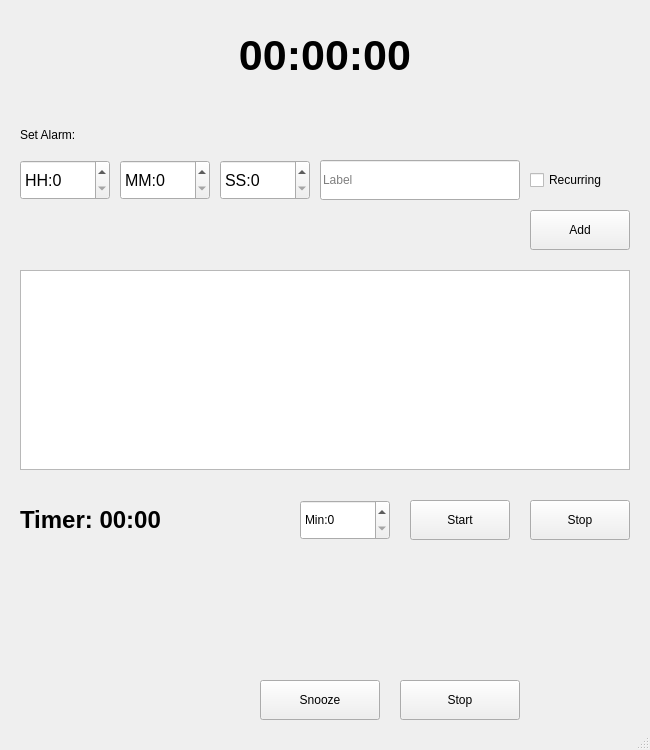
<?xml version="1.0" encoding="UTF-8"?>
<ui version="4.0">
 <class>AlarmClock</class>
 <widget class="QMainWindow" name="AlarmClock">

  <property name="geometry">
   <rect>
    <x>0</x>
    <y>0</y>
    <width>650</width>
    <height>750</height>
   </rect>
  </property>

  <property name="windowTitle">
   <string>Smart Alarm Clock</string>
  </property>

  <widget class="QWidget" name="centralwidget">

   <widget class="QLabel" name="label_currentTime">
    <property name="geometry">
     <rect>
      <x>100</x>
      <y>20</y>
      <width>450</width>
      <height>70</height>
     </rect>
    </property>
    <property name="text">
     <string>00:00:00</string>
    </property>
    <property name="alignment">
     <set>Qt::AlignCenter</set>
    </property>
    <property name="font">
     <font>
      <pointsize>32</pointsize>
      <bold>true</bold>
     </font>
    </property>
   </widget>

   <widget class="QLabel" name="label_clockAlarm">
    <property name="geometry">
     <rect><x>20</x><y>120</y><width>200</width><height>30</height></rect>
    </property>
    <property name="text">
     <string>Set Alarm:</string>
    </property>
   </widget>

   <widget class="QSpinBox" name="spinBox_hour">
    <property name="geometry">
     <rect><x>20</x><y>160</y><width>90</width><height>40</height></rect>
    </property>
    <property name="maximum"><number>23</number></property>
    <property name="prefix"><string>HH:</string></property>
    <property name="font"><font><pointsize>12</pointsize></font></property>
   </widget>

   <widget class="QSpinBox" name="spinBox_minute">
    <property name="geometry">
     <rect><x>120</x><y>160</y><width>90</width><height>40</height></rect>
    </property>
    <property name="maximum"><number>59</number></property>
    <property name="prefix"><string>MM:</string></property>
    <property name="font"><font><pointsize>12</pointsize></font></property>
   </widget>

   <widget class="QSpinBox" name="spinBox_second">
    <property name="geometry">
     <rect><x>220</x><y>160</y><width>90</width><height>40</height></rect>
    </property>
    <property name="maximum"><number>59</number></property>
    <property name="prefix"><string>SS:</string></property>
    <property name="font"><font><pointsize>12</pointsize></font></property>
   </widget>

   <widget class="QLineEdit" name="lineEdit_label">
    <property name="geometry">
     <rect><x>320</x><y>160</y><width>200</width><height>40</height></rect>
    </property>
    <property name="placeholderText">
     <string>Label</string>
    </property>
   </widget>

   <widget class="QCheckBox" name="checkBox_recurring">
    <property name="geometry">
     <rect><x>530</x><y>160</y><width>100</width><height>40</height></rect>
    </property>
    <property name="text"><string>Recurring</string></property>
   </widget>

   <widget class="QPushButton" name="button_addAlarm">
    <property name="geometry">
     <rect><x>530</x><y>210</y><width>100</width><height>40</height></rect>
    </property>
    <property name="text"><string>Add</string></property>
   </widget>

   <!-- Bigger Alarm List -->
   <widget class="QListWidget" name="listWidget_alarms">
    <property name="geometry">
     <rect><x>20</x><y>270</y><width>610</width><height>200</height></rect>
    </property>
   </widget>
   <widget class="QLabel" name="label_timer">
    <property name="geometry">
     <rect><x>20</x><y>500</y><width>250</width><height>40</height></rect>
    </property>
    <property name="text"><string>Timer: 00:00</string></property>
    <property name="font">
     <font><pointsize>18</pointsize><bold>true</bold></font>
    </property>
   </widget>

   <widget class="QSpinBox" name="spinBox_timerMinute">
    <property name="geometry">
     <rect><x>300</x><y>500</y><width>90</width><height>40</height></rect>
    </property>
    <property name="maximum"><number>180</number></property>
    <property name="prefix"><string>Min:</string></property>
   </widget>

   <widget class="QPushButton" name="button_startTimer">
    <property name="geometry">
     <rect><x>410</x><y>500</y><width>100</width><height>40</height></rect>
    </property>
    <property name="text"><string>Start</string></property>
   </widget>

   <widget class="QPushButton" name="button_stopTimer">
    <property name="geometry">
     <rect><x>530</x><y>500</y><width>100</width><height>40</height></rect>
    </property>
    <property name="text"><string>Stop</string></property>
   </widget>


   <widget class="QPushButton" name="button_snooze">
    <property name="geometry">
     <rect><x>260</x><y>680</y><width>120</width><height>40</height></rect>
    </property>
    <property name="text"><string>Snooze</string></property>
    <property name="visible"><bool>false</bool></property>
   </widget>
   <widget class="QPushButton" name="button_stopAlarm">
    <property name="geometry">
     <rect><x>400</x><y>680</y><width>120</width><height>40</height></rect>
    </property>
    <property name="text"><string>Stop</string></property>
    <property name="visible"><bool>false</bool></property>
   </widget>

  </widget>
  <widget class="QMenuBar" name="menubar"/>
  <widget class="QStatusBar" name="statusbar"/>
 </widget>
 <resources/>
 <connections/>
</ui>
